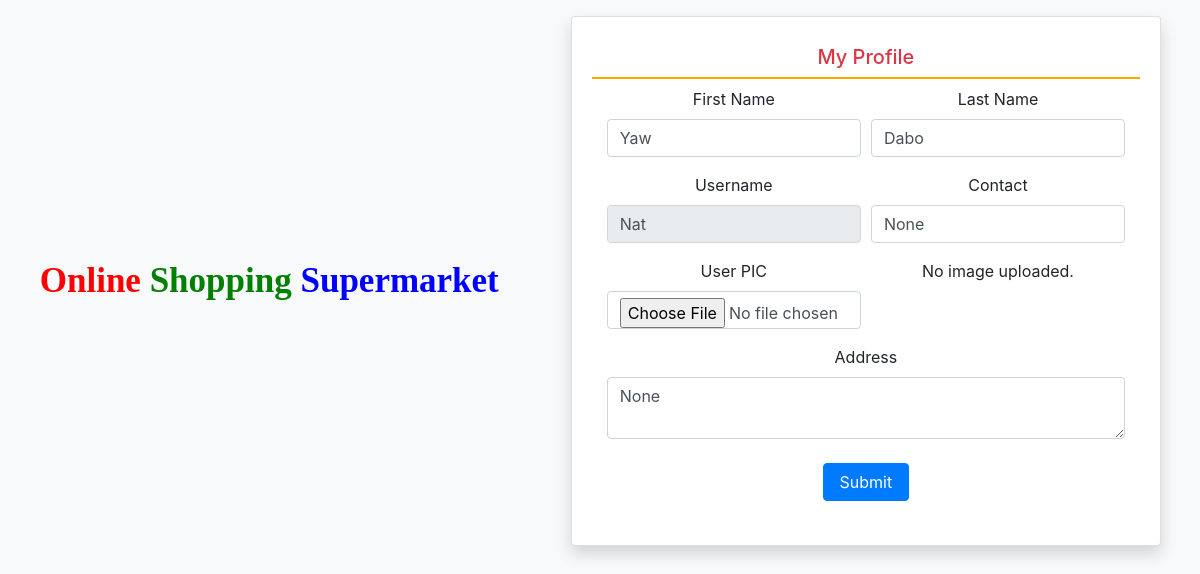
Screenshot of /profile/ (signed in) with the database file from the repository.
### groceryapp/models.py (models this page shows, shortened)
class UserProfile(models.Model):
    user = models.ForeignKey (User, on_delete=models.CASCADE, null=True, blank=True)
    mobile = models.CharField(max_length=100, null=True, blank=True)
    address = models.TextField(null=True, blank=True)
    image = models.FileField(null=True, blank=True)

### groceryapp/views.py (the view, shortened to what this page needs)
# urls.py: path('profile/', profile, name="profile"),
@login_required
def profile(request):
    data, created = UserProfile.objects.get_or_create(user=request.user)
    return render(request, 'profile.html', {'data': data})

### groceryapp/templates/profile.html (shortened to what this page needs)
{% extends 'navigation.html' %}
{% load static %}
{% block content %}
<div class="card shadow m-2">
    <div class="card-body">
        <h5 class="p-2 text-danger" style="border-bottom: 2px solid orange;">My Profile</h5>
<div class="container-fluid">
<form method="POST"  enctype="multipart/form-data">
    <div class="form-row">
        <div class="col-sm-6">
            <div class="form-group">
                <label>First Name</label>
                <input type="text" name="fname" placeholder="Enter First Name"  class="form-control"  pattern="[A-Za-z]+" value="{{data.user.first_name}}">
            </div>
        </div>
        <div class="col-sm-6">
            <div class="form-group">
                <label>Last Name</label>
                <input type="text" name="lname" placeholder="Enter Last Name"  class="form-control" pattern="[A-Za-z]+" value="{{data.user.last_name}}">
            </div>
        </div>
        <div class="col-sm-6">
            <div class="form-group">
                <label>Username</label>
                <input type="email" name="email" readonly placeholder="Email Address" required class="form-control" value="{{data.user.username}}">
            </div>
        </div>
        <div class="col-sm-6">
            <div class="form-group">
                <label>Contact</label>
                <input type="text" name="mobile" placeholder="Contact Number" required class="form-control" value="{{data.mobile}}">
            </div>
        </div>
        <div class="col-sm-6">
            <div class="form-group">
                <label>User PIC</label>
                <input type="file" name="image" class="form-control">
            </div>
        </div>
        <div class="col-sm-6">
            <div class="form-group">
                {% if data.image %}
    <img src="{{ data.image.url }}" width="100" height="100">
{% else %}
    <p>No image uploaded.</p>
{% endif %}
            </div>
        </div>
        <div class="col-sm-12">
            <div class="form-group">
                <label>Address</label>
                <textarea name="address" class="form-control" placeholder="Full Address">{{data.address}}</textarea>
            </div>
        </div>
    </div>
    <input type="submit" value="Submit" class="m-2 px-3 btn btn-primary">
</form>
</div>
</div>
</div>
{% endblock %}

### rows the page displays
UserProfile: fname "Yaw", lname "Dabo", email "Nat", mobile "None", address "None"
